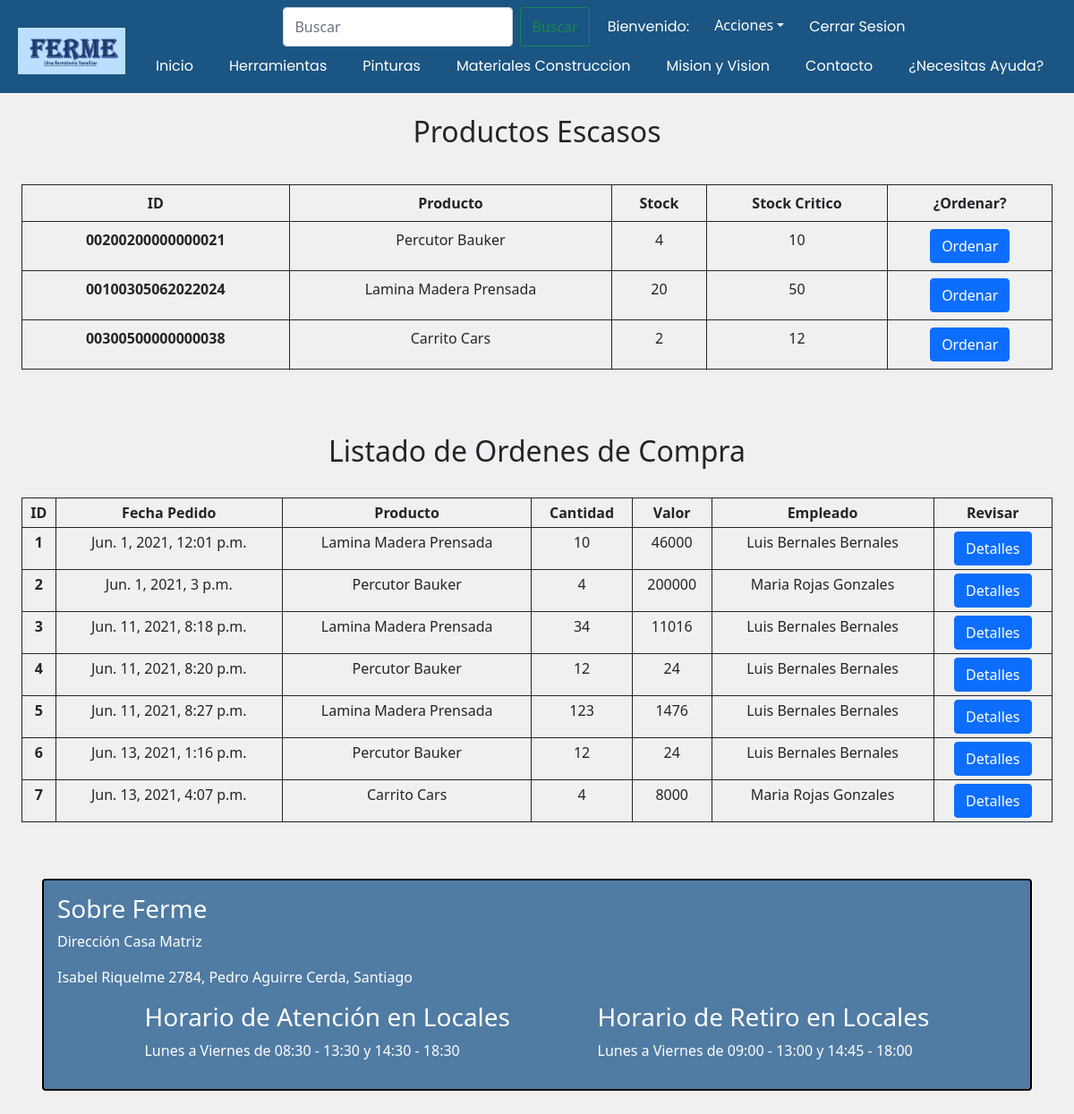
The app's page /listado_ordenCompra (signed in) with its own data.
### WebPage/models.py (models this page shows, shortened)
class Producto(models.Model):
    idProducto = models.CharField(max_length = 17, primary_key = True)
    nombre = models.CharField(max_length = 30)
    descripcion = models.CharField(max_length = 200)
    precio = models.IntegerField()
    stock = models.IntegerField()
    stockCrit = models.IntegerField()
    imagen = models.ImageField(upload_to='productos', default='not_found.jpg')
    fVenc = models.DateField(auto_now=False, auto_now_add=False, null=True)
    idFamProducto = models.ForeignKey(FamiliaProducto, on_delete=models.CASCADE)
    idTipoProducto = models.ForeignKey(TipoProducto, on_delete=models.CASCADE)
    idProveedor = models.ForeignKey(Proveedor, on_delete=models.CASCADE)
    def __str__(self):
        return self.nombre

class OrdenCompra(models.Model):
    idOrdenCompra = models.AutoField(primary_key = True)
    idProducto = models.ForeignKey(Producto, on_delete=models.CASCADE)
    cantidad = models.IntegerField()
    total = models.IntegerField()
    comentario = models.CharField(max_length = 200, blank= True)
    fechaPedido = models.DateTimeField(auto_now=False, auto_now_add=False)
    idEmpleado = models.ForeignKey(Empleado, on_delete=models.CASCADE)
    enviada = models.BooleanField(default=False)
    recibido = models.BooleanField(default=False)
    valido = models.BooleanField(default=True)

class Persona(models.Model):
    rut = models.CharField(max_length = 10)
    nombres = models.CharField(max_length = 30)
    apellidoPaterno = models.CharField(max_length = 20, null= True)
    apellidoMaterno = models.CharField(max_length = 20, null= True)
    telefono = models.CharField(max_length = 9)
    direccion = models.CharField(max_length = 40)
    idComuna = models.ForeignKey(Comuna, on_delete=models.CASCADE)
    idUsuario = models.ForeignKey(User, on_delete=models.CASCADE)
    class Meta:
        abstract = True

class Empleado(Persona):
    idEmpleado = models.AutoField(primary_key = True)
    cargo = models.ForeignKey(Cargo, on_delete=models.CASCADE)
    def __str__(self):
        nombre = self.nombres + ' ' + self.apellidoPaterno + ' ' + self.apellidoMaterno
        return nombre

### WebPage/views.py (the view)
# urls.py: path('listado_ordenCompra', ListaOrdenCompra.as_view(), name='LISTORDENCOMPRA'),
@method_decorator(login_required(login_url='login/'), name='dispatch')
@method_decorator(group_required('Empleado', 'Proveedor'), name='dispatch')
class ListaOrdenCompra(ListView):
    model = OrdenCompra
    template_name = 'listadoOrden.html'
    context_object_name = 'Ordenes de Compra'
    def get_queryset(self): # Busqueda
        user = self.request.user
        if user.groups.filter(name="Proveedor").exists():
            try:
                proveedor = Proveedor.objects.get(idUsuario=user)
                lista = OrdenCompra.objects.filter(idProducto__idProveedor = proveedor)
                return lista
            except:
                lista = []
                return lista
        else:
            lista = OrdenCompra.objects.all()
            return lista
    def get_context_data(self, *args, **kwargs): # Context Data de Productos con Stock menor al Stock Critico
        context = super(ListaOrdenCompra, self).get_context_data(*args, **kwargs)
        context['Productos_StockCrit'] = Producto.objects.filter(stock__lte = F('stockCrit')) #Query
        return context

### WebPage/views.py (called while the page is built)
def group_required(*group_names):
   def in_groups(u):
       if u.is_authenticated:
           if bool(u.groups.filter(name__in=group_names)) | u.is_superuser:
               return True
       return False
   return user_passes_test(in_groups)

### WebPage/templates/listadoOrden.html (shortened to what this page needs)
{% extends "Template.html" %}
{% load static %}
{% block estilos %}
    <link rel="stylesheet" href="{% static 'css/index.css' %}">
{% endblock estilos %}
{% block contenido %}
<div class="container-fluid p-auto m-auto">
    {% if user.groups.all.0.name == "Empleado" or user.is_superuser or user.is_staff %}
    <h2 class="text-center mt-4"> Productos Escasos</h2>
    <br>
    <div class = "container-fluid m-2 mx-auto overflow-auto">
    <table class ="table table-bordered border-dark text-center">
        <thead>
        <tr>
            <th >ID</th>
            <th >Producto</th>
            <th >Stock</th>
            <th >Stock Critico</th>
            <th >¿Ordenar?</th>
        </tr>
        </thead>
        <tbody>
        {% for item in Productos_StockCrit %}
        <tr>
            <th >{{item.idProducto}}</th>
            <td>{{item.nombre}}</td>
            <td>{{item.stock}}</td>
            <td>{{item.stockCrit}}</td>
            <td><a href="{% url 'ORDENCOMPRA' item.idProducto %}" id="enviarData" class="btn btn-primary" role="button"
                data-idProd="{{item.idProducto}}" data-idProv="{{item.idProveedor_id}}">Ordenar</a></td>
        </tr>
        {% endfor %}
        </tbody>
    </table>
    </div>
    <br>
    <br>
    {% endif %}
    <h2 class="text-center">Listado de Ordenes de Compra</h2>
    <br>
    <div class="container-fluid mx-auto overflow-auto table-responsive-sm">
    <table class ="table table-sm table-bordered border-dark text-center">
        <thead>
        <tr>
            <th>ID</th>
            <th>Fecha Pedido</th>
            <th>Producto</th>
            <th>Cantidad</th>
            <th>Valor</th>
            <th>Empleado</th>
            <th>Revisar</th>
        </tr>
        </thead>
        <tbody>
        {% for orden in object_list %}
        <tr>
            <th>{{orden.idOrdenCompra}}</th>
                <td>{{orden.fechaPedido}}</td>
                <td>{{orden.idProducto}}</td>
                <td>{{orden.cantidad}}</td>
                <td>{{orden.total}}</td>
                <td>{{orden.idEmpleado}}</td>
                <td><a href="/ordenCompra/{{orden.idOrdenCompra}}" class="btn btn-primary" role="button">Detalles</a></td>
        </tr>
        {% endfor %}
        </tbody>
    </table>
    </div>
</div>
{% endblock contenido%}

### WebPage/static/css/template.css (style rules this page uses)
* { margin: 0px; padding: 0px; box-sizing: border-box; list-style: none; }

### records on screen
Producto: idProducto "00200200000000021", nombre "Percutor Bauker", stock "4", stockCrit "10"
Producto: idProducto "00100305062022024", nombre "Lamina Madera Prensada", stock "20", stockCrit "50"
Producto: idProducto "00300500000000038", nombre "Carrito Cars", stock "2", stockCrit "12"
OrdenCompra: idOrdenCompra "1", fechaPedido "Jun. 1, 2021, 12:01 p.m.", idProducto "Lamina Madera Prensada", cantidad "10", total "46000", idEmpleado "Luis Bernales Bernales"
OrdenCompra: idOrdenCompra "2", fechaPedido "Jun. 1, 2021, 3 p.m.", idProducto "Percutor Bauker", cantidad "4", total "200000", idEmpleado "Maria Rojas Gonzales"
OrdenCompra: idOrdenCompra "3", fechaPedido "Jun. 11, 2021, 8:18 p.m.", idProducto "Lamina Madera Prensada", cantidad "34", total "11016", idEmpleado "Luis Bernales Bernales"
OrdenCompra: idOrdenCompra "4", fechaPedido "Jun. 11, 2021, 8:20 p.m.", idProducto "Percutor Bauker", cantidad "12", total "24", idEmpleado "Luis Bernales Bernales"
OrdenCompra: idOrdenCompra "5", fechaPedido "Jun. 11, 2021, 8:27 p.m.", idProducto "Lamina Madera Prensada", cantidad "123", total "1476", idEmpleado "Luis Bernales Bernales"
OrdenCompra: idOrdenCompra "6", fechaPedido "Jun. 13, 2021, 1:16 p.m.", idProducto "Percutor Bauker", cantidad "12", total "24", idEmpleado "Luis Bernales Bernales"
OrdenCompra: idOrdenCompra "7", fechaPedido "Jun. 13, 2021, 4:07 p.m.", idProducto "Carrito Cars", cantidad "4", total "8000", idEmpleado "Maria Rojas Gonzales"
